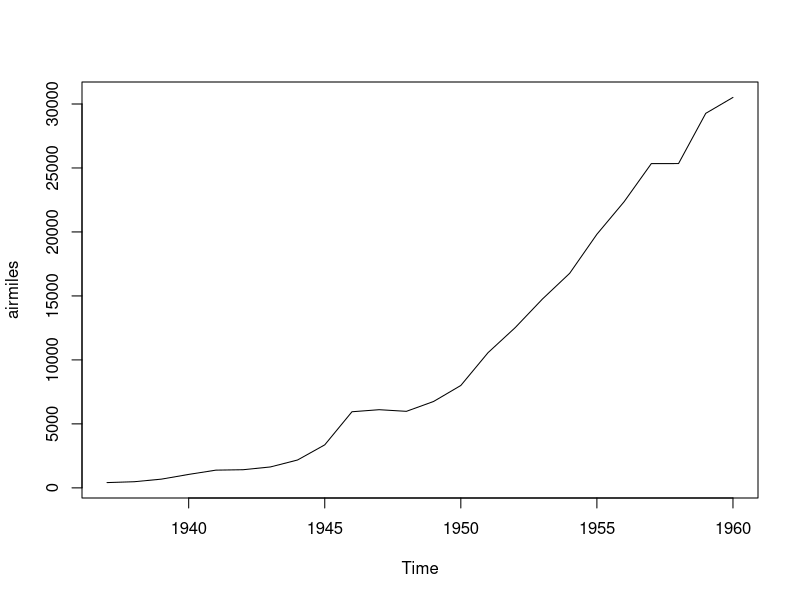

Write the R code that produced this figure.
## ---- chunk 1

knitr::include_graphics("https://cdn4.iconfinder.com/data/icons/reports-and-analytics-3/512/116-512.png")



## ---- chunk 2
data("airmiles")
str(airmiles)
summary(airmiles)
plot(airmiles)
